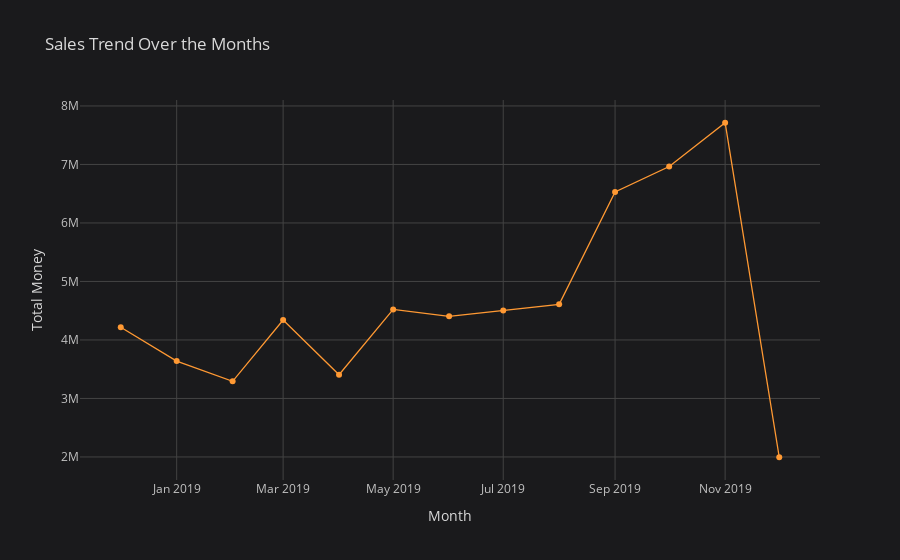

Notebook cell for this chart:
### Code cell
total_month.iplot(x = 'Date', y = 'Total', title = 'Sales Trend Over the Months', 
                  yTitle = 'Total Money', xTitle = 'Month', mode="lines+markers", size = 6)

### Figure 1 — Plotly figure (JSON) as saved in the notebook; plotly's stock layout.template omitted (floating-point values rounded to 4 significant figures)
{"data": [{"line": {"color": "rgba(255, 153, 51, 1.0)", "dash": "solid", "shape": "linear", "width": 1.3}, "marker": {"size": 6, "symbol": "circle"}, "mode": "lines+markers", "name": "Total", "text": "", "type": "scatter", "x": ["2018-12", "2019-01", "2019-02", "2019-03", "2019-04", "2019-05", "2019-06", "2019-07", "2019-08", "2019-09", "2019-10", "2019-11", "2019-12"], "y": [4217000.0, 3639000.0, 3292000.0, 4340000.0, 3406000.0, 4522000.0, 4404000.0, 4502000.0, 4610000.0, 6529000.0, 6965000.0, 7713000.0, 1995000.0]}], "layout": {"legend": {"bgcolor": "#1A1A1C", "font": {"color": "#D9D9D9"}}, "paper_bgcolor": "#1A1A1C", "plot_bgcolor": "#1A1A1C", "title": {"font": {"color": "#D9D9D9"}, "text": "Sales Trend Over the Months"}, "xaxis": {"gridcolor": "#434343", "showgrid": true, "tickfont": {"color": "#C2C2C2"}, "title": {"font": {"color": "#D9D9D9"}, "text": "Month"}, "zerolinecolor": "#666570"}, "yaxis": {"gridcolor": "#434343", "showgrid": true, "tickfont": {"color": "#C2C2C2"}, "title": {"font": {"color": "#D9D9D9"}, "text": "Total Money"}, "zerolinecolor": "#666570"}}}
